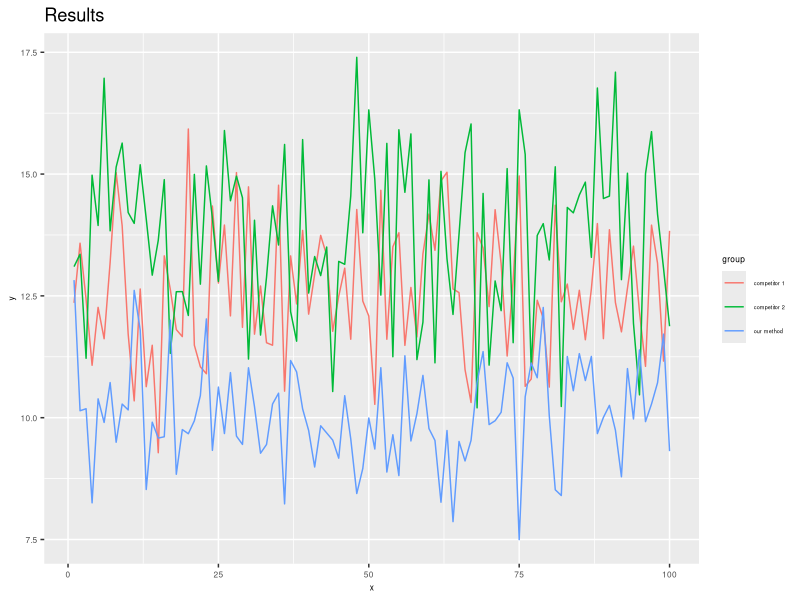
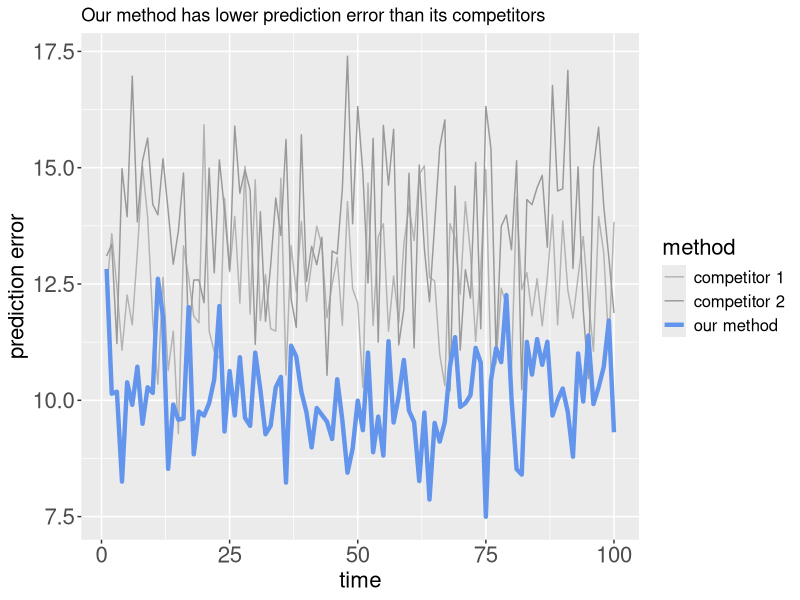

Write R code to recreate these figures, in order.
## ---- chunk 1
library(ggplot2)
set.seed(239874)
data <- data.frame(y = c(rnorm(100, 10, 1), 
                 rnorm(100, 12.5, 1.5), 
                 rnorm(100, 14, 1.5)),
           x = c(1:100, 1:100, 1:100),
           group = c(rep("our method", 100), 
                     rep("competitor 1", 100), 
                     rep("competitor 2", 100)),
           method = c(rep("our method", 100), 
                     rep("competitor 1", 100), 
                     rep("competitor 2", 100)))

ggplot(data) + geom_line(aes(x = x, y = y, col = group)) +
  theme(axis.text = element_text(size = 6),
        axis.title = element_text(size = 6),
        legend.text = element_text(size = 4),
        legend.title = element_text(size = 6)) +
  ggtitle("Results")
## ---- chunk 2
ggplot(data) + geom_line(aes(x = x, y = y, col = method, size = method)) +
  scale_color_manual(values = c("grey70", "grey60", "cornflowerblue")) + 
  scale_size_manual(values = c(0.5, 0.5, 1.5)) +
  scale_x_continuous(name = "time") +
  scale_y_continuous(name = "prediction error") +
  theme(axis.text = element_text(size = 16),
        axis.title = element_text(size = 16),
        legend.text = element_text(size = 12),
        legend.title = element_text(size = 16)) +
  ggtitle("Our method has lower prediction error than its competitors")
